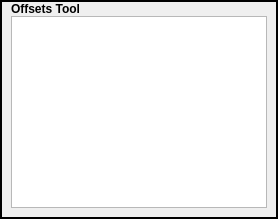
              <widget class="QWidget" name="tooloffsetsPage">
               <layout class="QVBoxLayout" name="verticalLayout_30">
                <property name="leftMargin">
                 <number>0</number>
                </property>
                <property name="topMargin">
                 <number>0</number>
                </property>
                <property name="rightMargin">
                 <number>0</number>
                </property>
                <property name="bottomMargin">
                 <number>0</number>
                </property>
                <item>
                 <widget class="QFrame" name="toffsetspage">
                  <property name="frameShape">
                   <enum>QFrame::WinPanel</enum>
                  </property>
                  <property name="frameShadow">
                   <enum>QFrame::Plain</enum>
                  </property>
                  <layout class="QVBoxLayout" name="verticalLayout_16">
                   <property name="spacing">
                    <number>0</number>
                   </property>
                   <property name="topMargin">
                    <number>0</number>
                   </property>
                   <item>
                    <widget class="QLabel" name="label_20">
                     <property name="text">
                      <string>&lt;html&gt;&lt;head/&gt;&lt;body&gt;&lt;p&gt;&lt;span style=&quot; font-weight:600;&quot;&gt;Offsets Tool&lt;/span&gt;&lt;/p&gt;&lt;/body&gt;&lt;/html&gt;</string>
                     </property>
                    </widget>
                   </item>
                   <item>
                    <widget class="ToolOffsetView" name="tooloffsetview"/>
                   </item>
                  </layout>
                 </widget>
                </item>
               </layout>
              </widget>
